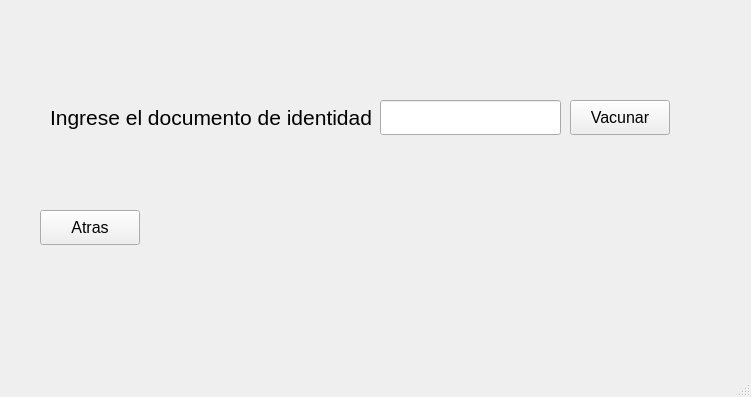
<?xml version="1.0" encoding="UTF-8"?>
<ui version="4.0">
 <class>vacunarUsuario</class>
 <widget class="QMainWindow" name="vacunarUsuario">
  <property name="enabled">
   <bool>true</bool>
  </property>
  <property name="geometry">
   <rect>
    <x>0</x>
    <y>0</y>
    <width>751</width>
    <height>397</height>
   </rect>
  </property>
  <property name="font">
   <font>
    <family>Arial</family>
    <pointsize>12</pointsize>
    <weight>50</weight>
    <bold>false</bold>
   </font>
  </property>
  <property name="mouseTracking">
   <bool>true</bool>
  </property>
  <property name="windowTitle">
   <string>MainWindow</string>
  </property>
  <widget class="QWidget" name="centralwidget">
   <widget class="QSplitter" name="splitter_3">
    <property name="enabled">
     <bool>true</bool>
    </property>
    <property name="geometry">
     <rect>
      <x>110</x>
      <y>110</y>
      <width>1</width>
      <height>16</height>
     </rect>
    </property>
    <property name="orientation">
     <enum>Qt::Horizontal</enum>
    </property>
    <widget class="QSplitter" name="splitter">
     <property name="orientation">
      <enum>Qt::Vertical</enum>
     </property>
    </widget>
    <widget class="QSplitter" name="splitter_2">
     <property name="orientation">
      <enum>Qt::Vertical</enum>
     </property>
    </widget>
   </widget>
   <widget class="QLabel" name="label_12">
    <property name="enabled">
     <bool>true</bool>
    </property>
    <property name="geometry">
     <rect>
      <x>50</x>
      <y>100</y>
      <width>345</width>
      <height>35</height>
     </rect>
    </property>
    <property name="font">
     <font>
      <family>Arial</family>
      <pointsize>16</pointsize>
      <weight>50</weight>
      <bold>false</bold>
     </font>
    </property>
    <property name="text">
     <string>Ingrese el documento de identidad</string>
    </property>
   </widget>
   <widget class="QLineEdit" name="noId">
    <property name="enabled">
     <bool>true</bool>
    </property>
    <property name="geometry">
     <rect>
      <x>380</x>
      <y>100</y>
      <width>181</width>
      <height>35</height>
     </rect>
    </property>
   </widget>
   <widget class="QPushButton" name="pushButton">
    <property name="enabled">
     <bool>true</bool>
    </property>
    <property name="geometry">
     <rect>
      <x>570</x>
      <y>100</y>
      <width>100</width>
      <height>35</height>
     </rect>
    </property>
    <property name="font">
     <font>
      <family>Arial</family>
      <pointsize>12</pointsize>
      <weight>50</weight>
      <bold>false</bold>
     </font>
    </property>
    <property name="text">
     <string>Vacunar</string>
    </property>
   </widget>
   <widget class="QLabel" name="mensaje">
    <property name="enabled">
     <bool>true</bool>
    </property>
    <property name="geometry">
     <rect>
      <x>50</x>
      <y>160</y>
      <width>611</width>
      <height>31</height>
     </rect>
    </property>
    <property name="text">
     <string>&lt;html&gt;&lt;head/&gt;&lt;body&gt;&lt;p align=&quot;center&quot;&gt;&lt;span style=&quot; color:#aa0000;&quot;&gt;&lt;br/&gt;&lt;/span&gt;&lt;/p&gt;&lt;/body&gt;&lt;/html&gt;</string>
    </property>
   </widget>
   <widget class="QPushButton" name="buttonAtras">
    <property name="enabled">
     <bool>true</bool>
    </property>
    <property name="geometry">
     <rect>
      <x>40</x>
      <y>210</y>
      <width>100</width>
      <height>35</height>
     </rect>
    </property>
    <property name="font">
     <font>
      <pointsize>12</pointsize>
     </font>
    </property>
    <property name="text">
     <string>Atras</string>
    </property>
   </widget>
  </widget>
  <widget class="QStatusBar" name="statusbar"/>
 </widget>
 <resources/>
 <connections/>
</ui>
